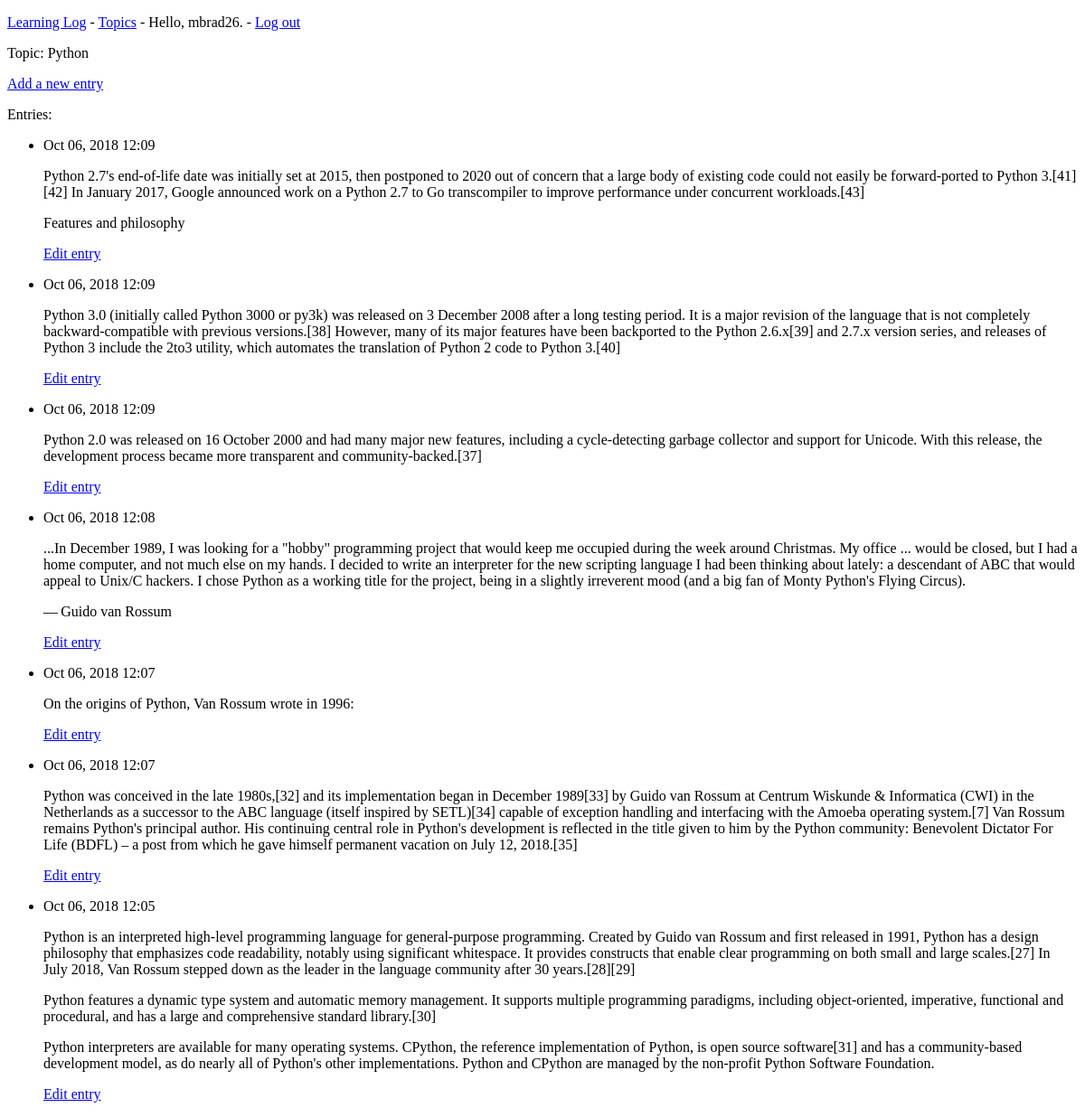
/topics/1 (signed in), run on an earlier commit of the app's database.
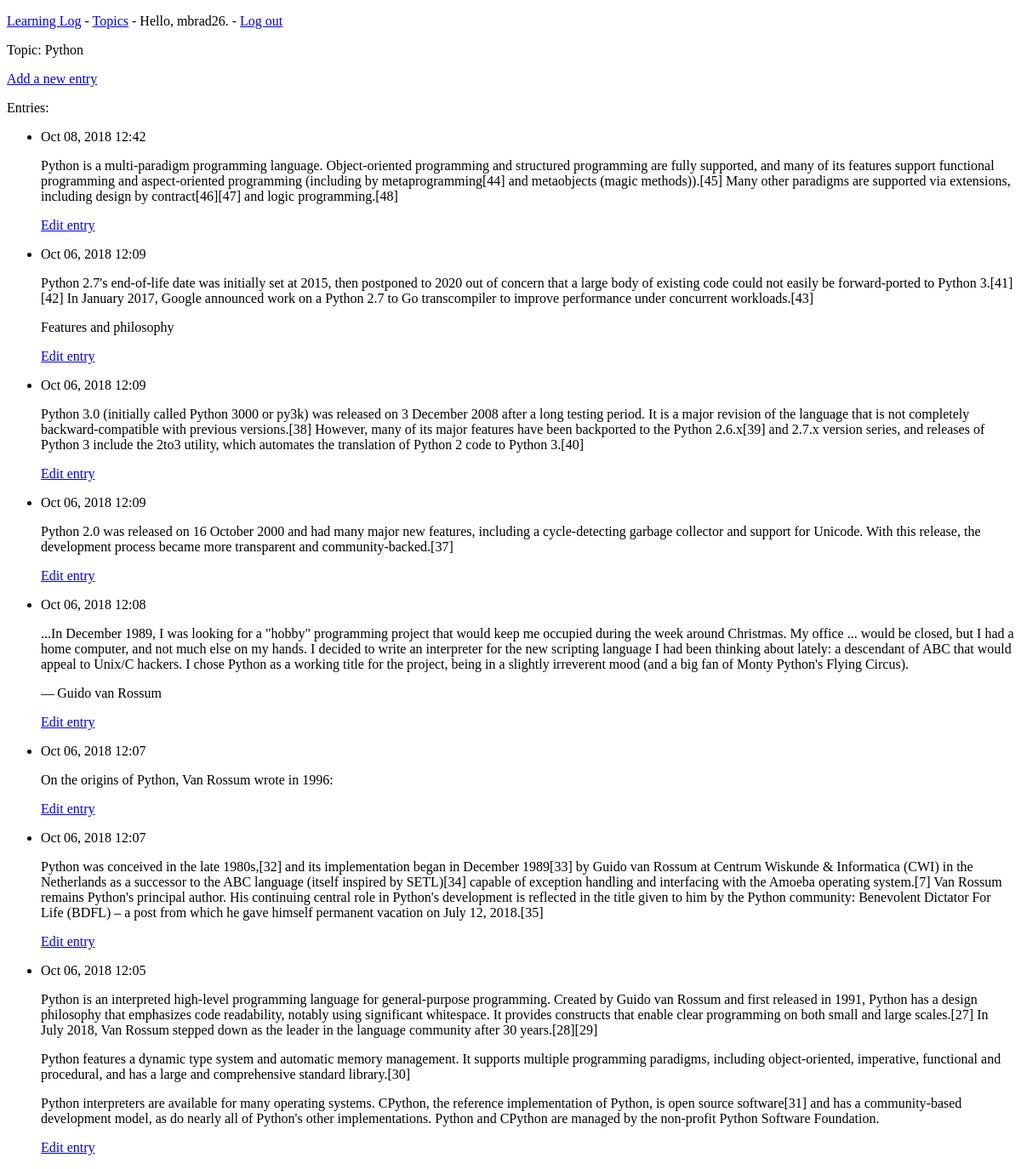
And on a later commit of the database.
### logs/models.py (models this page shows, shortened)
class Entry(models.Model):
    topic = models.ForeignKey(Topic, on_delete=models.CASCADE)
    text = models.TextField()
    date_added = models.DateTimeField(auto_now_add=True)
    class Meta:
        verbose_name_plural = 'entries'

### logs/views.py (the view)
# urls.py: path('topics/<int:topic_id>', views.topic, name='topic'),
@login_required
def topic(request, topic_id):
    topic = Topic.objects.get(id=topic_id)
    check_topic_owner(request, topic)
    entries = topic.entry_set.order_by('-date_added')
    context = {'topic': topic, 'entries': entries}
    return render(request, 'logs/topic.html', context)

### logs/models.py (called while the page is built)
    def __str__(self):
        return self.text

### logs/views.py (called while the page is built)
def check_topic_owner(request, topic):
    if topic.owner != request.user:
        raise Http404

### logs/templates/logs/topic.html (shortened to what this page needs)
<!DOCTYPE html>
<html lang="en">
<head>
</head>
<body>
    {% extends 'logs/base.html' %}
    {% block content %}
        <p>Topic: {{ topic }}</p>
        <a href="{% url 'logs:new_entry' topic.id %}">Add a new entry</a>
        <p>Entries:</p>
            <ul>
                {% for entry in entries%}
                    <li>
                        <p>{{ entry.date_added|date:'M d, Y H:i' }}</p>
                        <p>{{ entry.text|linebreaks}}</p>
                        <p>
                            <a href="{% url 'logs:edit_entry' entry.id %}">Edit entry</a>
                        </p>
                    </li>
                {% empty %}
                    <li>No entries have been added yet.</li>
                {% endfor %}
            </ul>
    {% endblock content %}

What changed in the data, as far as the page shows it:
added Entry: date_added "Oct 08, 2018 12:42", text "Python is a multi-paradigm programming language. Object-oriented programming and structured programming are fully supported, and many of its features support functional programming and aspect-oriented programming (including by metaprogramming[44] and metaobjects (magic methods)).[45] Many other paradigms are supported via extensions, including design by contract[46][47] and logic programming.[48]"
